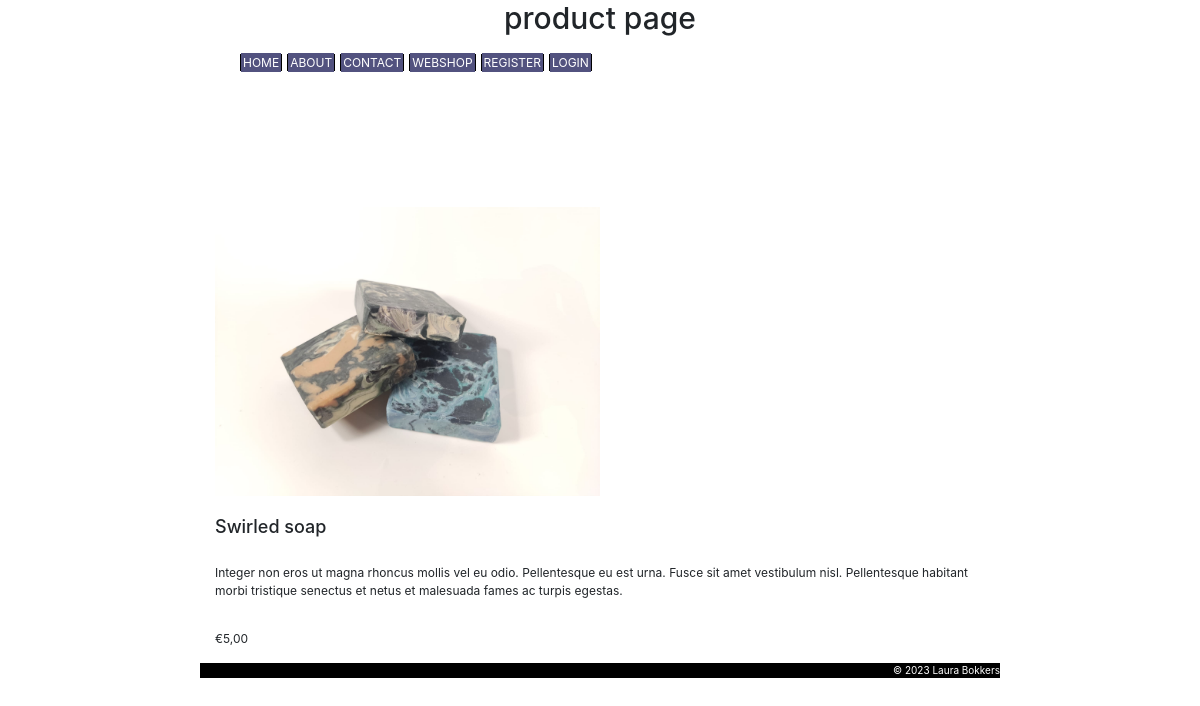
Page /index.php?page=product&id=8 on the committed database.
### tables this page shows
CREATE TABLE `products` (
  `id` int(11) NOT NULL,
  `name` varchar(100) NOT NULL,
  `description` varchar(300) NOT NULL,
  `pricetag` int(11) NOT NULL,
  `image_url` varchar(200) NOT NULL
);

### database-connection.php (called while the page is built, shortened)
<?php
function connectToDatabase()
{
    $server = 'localhost';
    $username = 'laura_web_shop_user';
    $password = 'ditiseenwachtwoord';
    $dbname = 'lauras_webshop';
    $conn = mysqli_connect($server, $username, $password, $dbname);
    return $conn;
}
function findProductById($id)
{
    $conn = connectToDatabase();
    try {
        $id = mysqli_real_escape_string($conn, $id);
        $sql = "SELECT * FROM products WHERE id=$id";
        $result = mysqli_query($conn, $sql);
        $response = mysqli_fetch_assoc($result);
    } finally {
        mysqli_close($conn);
    }
    return $response;
}

### product.php (the view, shortened to what this page needs)
<?php
function getProductData()
{
    $userIsLoggedIn = isUserLoggedIn();
    $pageData = ["page" => "product", "product" => [], "userLoggedIn" => $userIsLoggedIn];
    $requestType = $_SERVER['REQUEST_METHOD'];
    if ($requestType == "POST") {
        $productId = getPostVar('id');
    } else {
        $productId = getUrlVar('id');
    }
    try {
        require_once("database-connection.php");
        $product = findProductById($productId);
        $pageData["product"] = $product;
    } catch (Exception $e) {
        logError("getting product failed: " . $e->getMessage());
        $pageData['genericErr'] = "Er is een technisch probleem. Probeer het later nog eens.";
    }
    return $pageData;
}
function showProductContent($pageData)
{
    $product = $pageData['product'];
    $userIsLoggedIn = $pageData['userLoggedIn'];
    showProduct($product, $userIsLoggedIn);
}
function showProduct($product, $userIsLoggedIn)
{
    echo "<div class='card-body'> <img class = 'product-img' src='" . $product['image_url'] . "' alt='soap image' width='400' height='300'></br>
    <h4 class = 'card-title'>" . $product["name"] . "</h4></br>
    <p class = 'card-text'>" . $product["description"] . "</p></br>
    &#8364;" . number_format(($product['pricetag'] / 100), 2, ',') . "</br> </div>";
}

### CSS/stylesheet.css (style rules this page uses)
.entirepage { width: 800px; margin: auto; font-size: 12px; color: darkgrey; background-color: white; }
.product-img { margin-bottom: 20px; height: 50%; width: 50%; }

### rows in the picture
products: name "Swirled soap", description "Integer non eros ut magna rhoncus mollis vel eu odio. Pellentesque eu est urna. Fusce sit amet vestibulum nisl. Pellentesque habitant morbi tristique senectus et netus et malesuada fames ac turpis egestas.", $product['pricetag']/100 "5,00"

### other values in the picture
$pageTitle "product"
$buttonText "HOME"
$buttonText "ABOUT"
$buttonText "CONTACT"
$buttonText "WEBSHOP"
$buttonText "REGISTER"
$buttonText "LOGIN"
